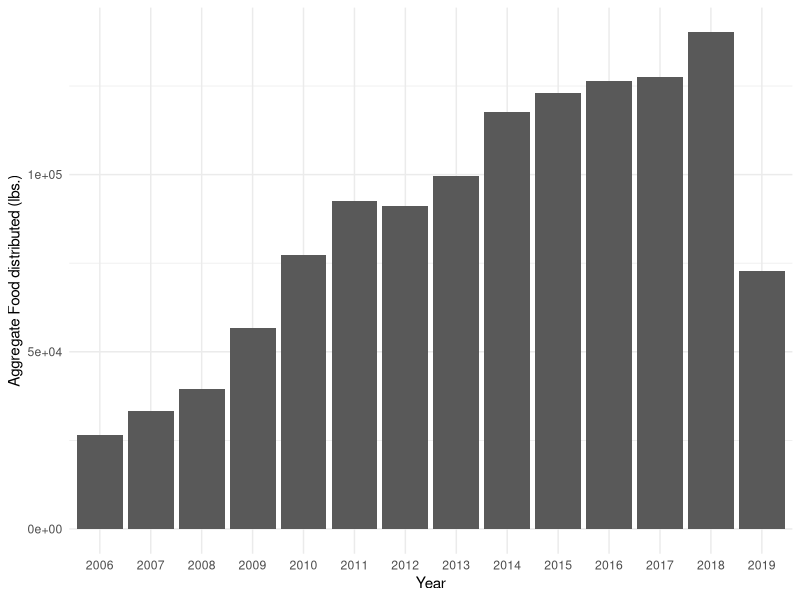
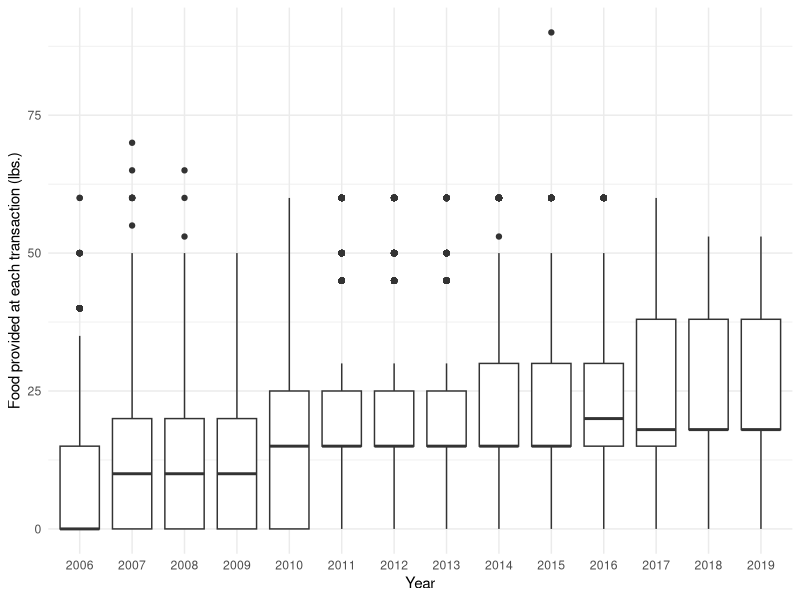
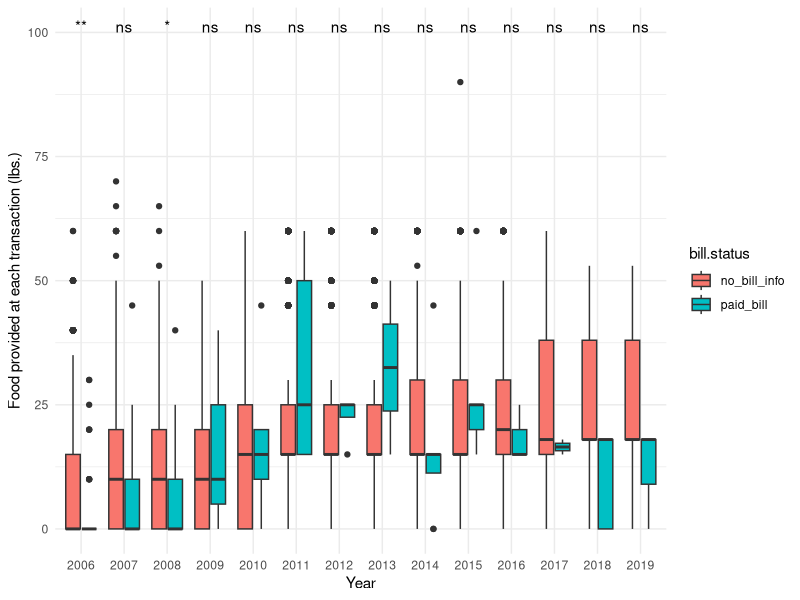

Write R code to recreate these figures, in order.
## ---- chunk 1
knitr::opts_chunk$set(echo = TRUE)
## ---- chunk 2
library(tidyverse)
#Read in UMD data
umd_df = read.csv('../data/UMD_Services_Provided_20190719.tsv',sep = '\t',header = TRUE)

#What is the total weight of food provided per year?
umd_df %>%  
  #Format data variable
  separate(Date, sep = "/", into = c("Month", "Day", "Year")) %>%
  #Reduce the dataframe to specific year range and remove Food.Pounds outliers 
  filter(Year >= 2006 & Year <= 2019 & Food.Pounds < 100) %>%
  #Reduce dataframe to only include two variables
  select(Year,Food.Pounds) %>%
  #Remove any row with NaN
  drop_na(Food.Pounds) %>%
  #Group data by year
  group_by(Year) %>%
  #Find aggregate food provide per year
  summarise(food.give = sum(Food.Pounds)) %>% 
  #Create bar plot
  ggplot(aes(x = Year, y = food.give)) +
  geom_bar(stat = "identity") +
  labs(x = "Year",
       y = "Aggregate Food distributed (lbs.)",
       face = 'bold') +
  theme_minimal()

## ---- chunk 3
#What is the average amount of food given per interaction in a given year?
umd_df %>%  
  #Format data variable
  separate(Date, sep = "/", into = c("Month", "Day", "Year")) %>%
  #Reduce the dataframe to specific year range and remove Food.Pounds outliers 
  filter(Year >= 2006 & Year <= 2019, Food.Pounds < 100) %>%
  #Reduce dataframe to only include two variables
  select(Year,Food.Pounds) %>%
  #Remvove rows with NaN
  drop_na(Food.Pounds) %>%
  #Create box plot
  ggplot(aes(x = Year, y = Food.Pounds)) +
  geom_boxplot() +
  labs(x = "Year",
       y = "Food provided at each transaction (lbs.)",
       face = 'bold') +
  theme_minimal()
## ---- chunk 4
library(ggpubr)
#Overall distribution of food given out by year
overall.food <- umd_df %>%  
  separate(Date, sep = "/", into = c("Month", "Day", "Year")) %>%
  filter(Year >= 2006 & Year <= 2019, Food.Pounds < 100) %>%
  select(Year,Type.of.Bill.Paid,Food.Pounds) %>%
  drop_na(Food.Pounds)
#Add label for plotting
overall.food$bill.status <- "no_bill_info"

#The amout of food given to individual paying bills
paid.bill.food <-umd_df %>%  
  #Format date variable
  separate(Date, sep = "/", into = c("Month", "Day", "Year")) %>%
  #Reduce the dataframe to specific year range and remove Food.Pounds outliers 
  filter(Year >= 2006 & Year <= 2019 & Food.Pounds < 100) %>%
  #Reduce dataframe to 3 variables
  select(Year,Type.of.Bill.Paid,Food.Pounds) %>%
  #Remove rows with NaN
  drop_na(Type.of.Bill.Paid) %>%
  drop_na(Food.Pounds) %>%
  #Remove rows with nothing in cell
  filter(Type.of.Bill.Paid != "")

#Add label for plotting
paid.bill.food$bill.status <- "paid_bill"

#Concatenate two dataframes
merge <- rbind(overall.food,paid.bill.food)

merge %>% 
  #Focus on years after 2006
  filter(Year >= 2006) %>%
  #Box Plot
  ggplot(aes(x = Year, y = Food.Pounds, fill=bill.status)) +
  geom_boxplot() +
  theme_minimal() +
  labs(y = "Food provided at each transaction (lbs.)",
       face = "bold") + 
  #Determine if difference of each pairing is statistically significant (Wilcox)
  stat_compare_means( aes(label = ..p.signif..), 
                      label.x = 1.5, label.y = 100)
